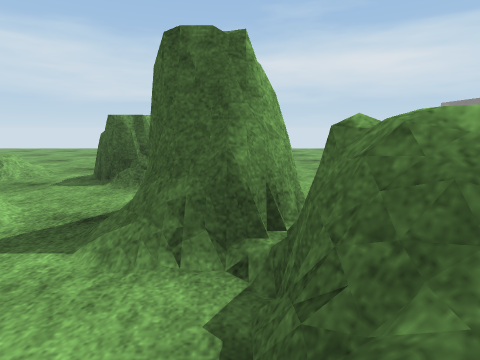
[1] (above)

24 first-person views from a walk through a scene from a Unity 3-D project. The camera is 1.2 m above the floor, tilts 10° down and sees 80° across. The floor is counted in squares, 1 m on a side. Each view is taken from the middle of a square. On the plan, view 1 faces up. The plan holds only what a view shows up to about 13 squares ahead; the rest is blank. The place goes on beyond the plan. Surface patterns are stand-ins for the level's own textures.

[2]
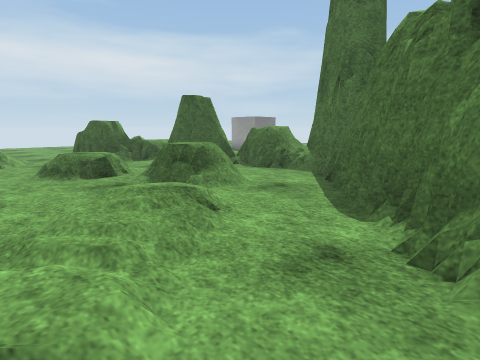

[3]
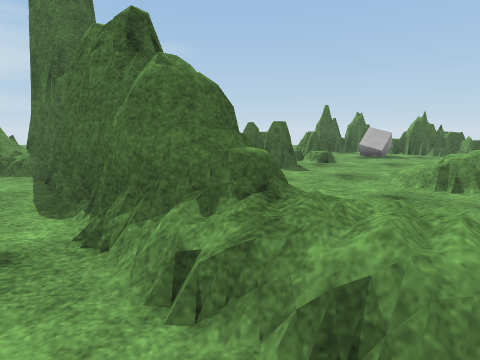

[4]
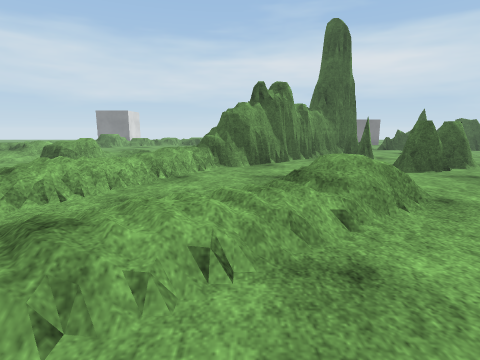

[5]
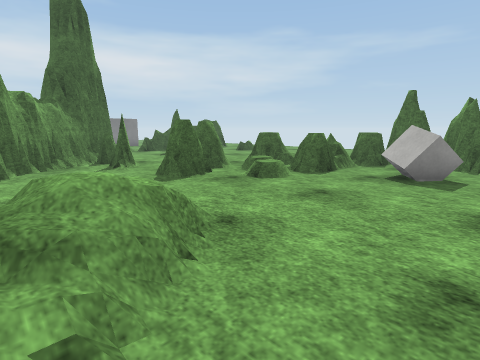

[6]
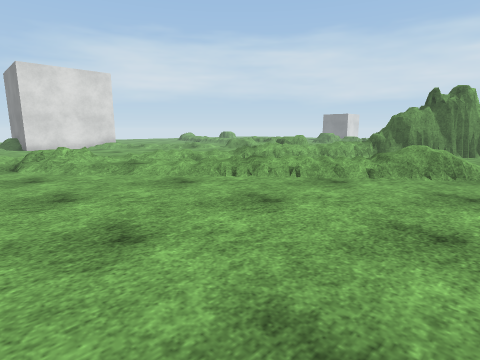

[7]
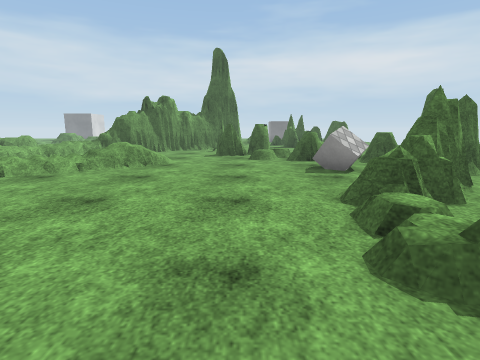

[8]
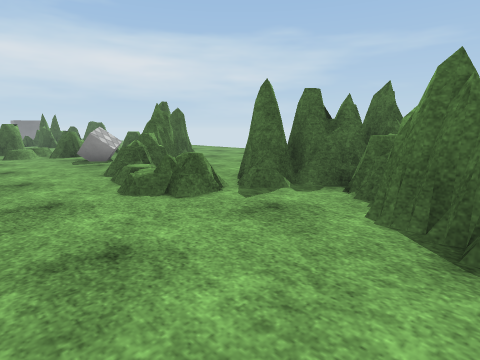

[9]
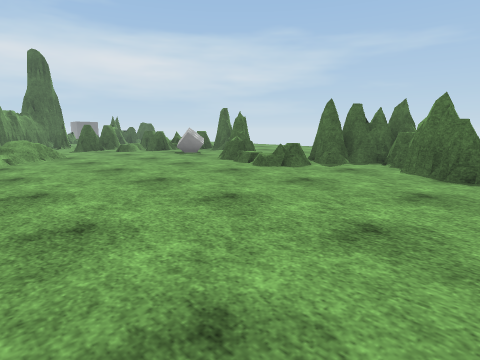

[10]
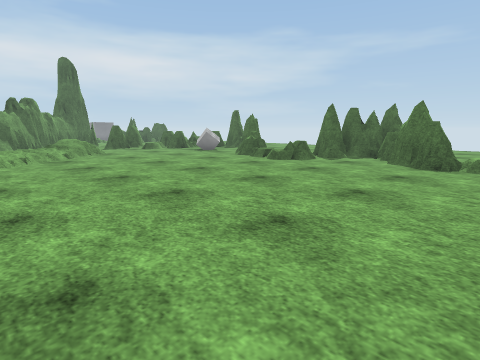

[11]
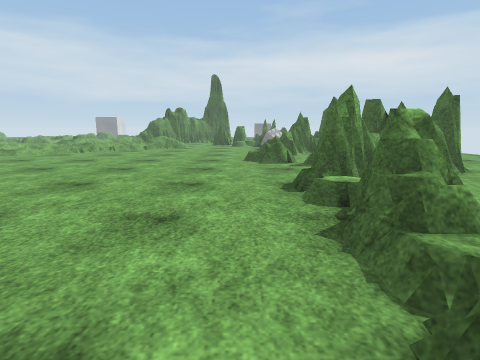

[12]
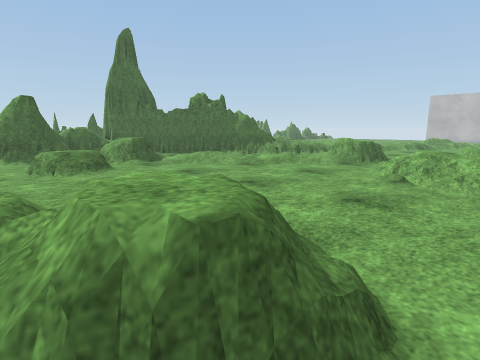

[13]
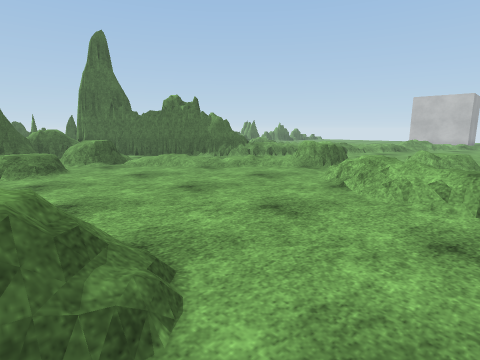

[14]
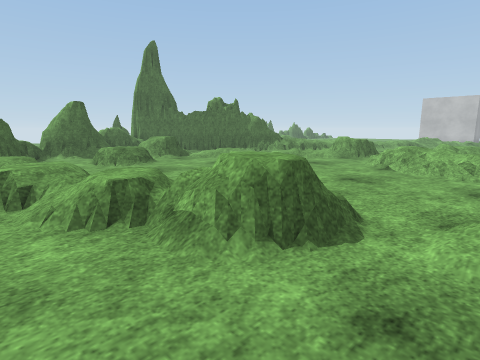

[15]
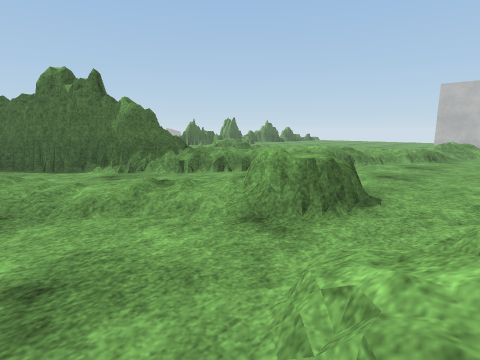

[16]
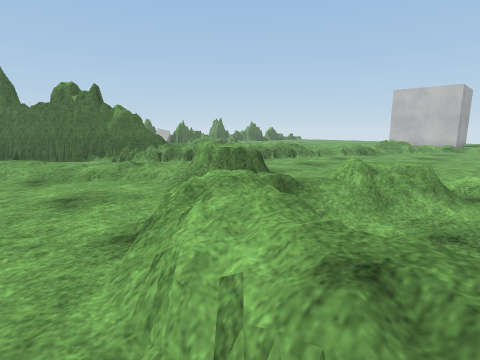

[17]
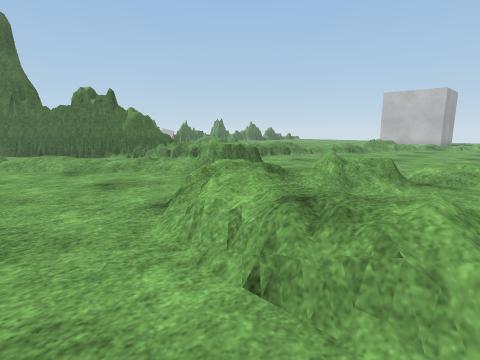

[18]
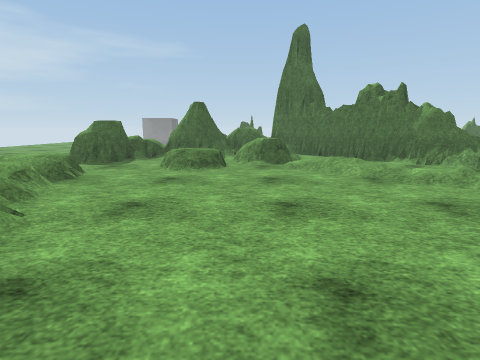

[19]
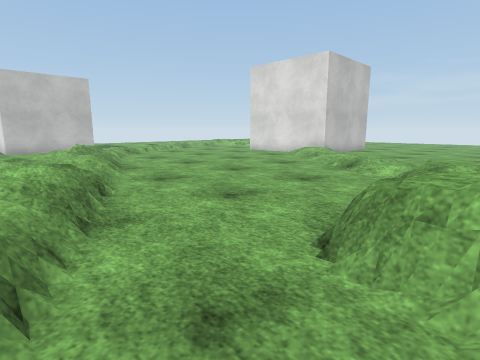

[20]
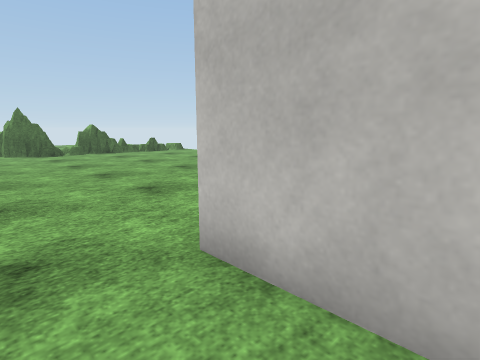

[21]
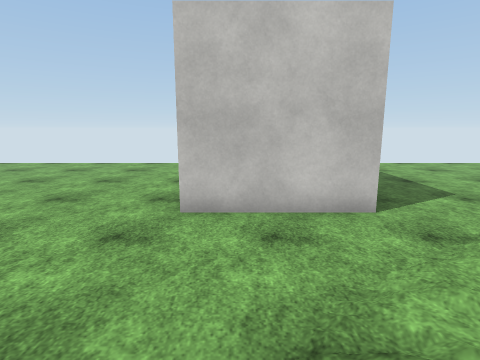

[22]
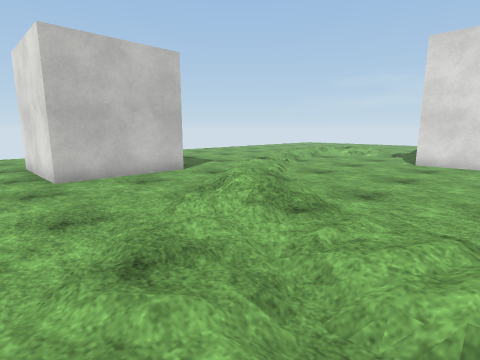

[23]
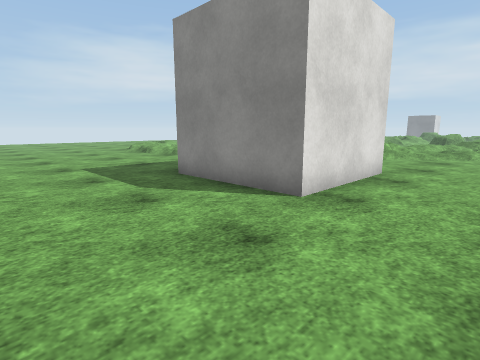

[24]
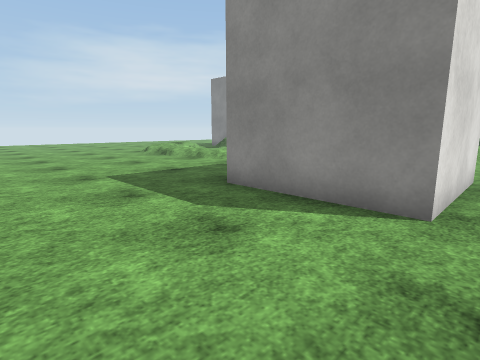

### Floor plan
Key: @ floor where view 1 was taken; # wall or solid block; x gap in a wall; . main floor; : floor 0.25 m higher than the main floor; + floor 0.5 m higher than the main floor; * floor 0.75 m higher than the main floor; / step, stairs or slope; = window, fence, low wall or low ledge; ^ raised ledge; O other object.
Columns run from 16 left of view 1 to 11 right of it. Each row starts with its distance up from view 1.
  8  ......  //..#        O
  7  ....//+/+/.=#^  ..   O
  6  ..==////.....== ..
  5  /.==//........##.
  4  /.#=......++..###
  3  ..........++..##=  ==
  2  ............==.=#
  1 ............===.=##
  0 ...........//==.@##
 -1 ++::....../:/...####
 -2 ++++//....::...####..
 -3  ..://../:/...#####..
 -4  ..:/..////.=####.x..
 -5  .///.^^=...####....
 -6  .///.^^...+##......#..
 -7  /./......:+=.....###.=
 -8 /:/.......++.........O==
 -9 :/.......:+.........O.#==
-10 /........++....//.....#=###
-11 ......../+... /*/.....O.=##
-12 ........//.. ///.....OOO###
-13 ......./:../+//.......OO=##
-14  ......//./://.........  ..
-15 .......:////..........###..
-16 ......://:/..........===...
-17 ...../////................
-18 .....////............O...
-19 ...//:...............=:#
-20 ...://.................###
-21 //:/....................###.
-22 ://....................=#=#.
-23 /...#####.............##=..
-24 ....    #.............#....
-25 ....    #.............x ..
-26 ....##  #.............#
-27 .....####............=#
-28 .....................==
-29 .................. ..=
-30 ..................  .
-31    .........

Positions as (right, up) in squares from view 1, and headings:
1: (0, 0), facing up
2: (-7, -5), facing up-right
3: (-7, -6), facing right
4: (-3, -16), facing up
5: (-2, -14), facing up-right
6: (1, -20), facing up-left
7: (3, -21), facing up
8: (2, -24), facing up-right
9: (-3, -25), facing up-right
10: (-5, -26), facing up-right
11: (4, -30), facing up
12: (-14, 6), facing down-right
13: (-15, 5), facing down-right
14: (-15, 8), facing down-right
15: (-12, -1), facing down-right
16: (-15, 0), facing down-right
17: (-16, 1), facing down-right
18: (-14, 2), facing right
19: (-6, -5), facing down-left
20: (-10, -21), facing down-right
21: (-9, -17), facing down
22: (-6, -14), facing down-left
23: (-5, -31), facing up-left
24: (-7, -31), facing up-left
